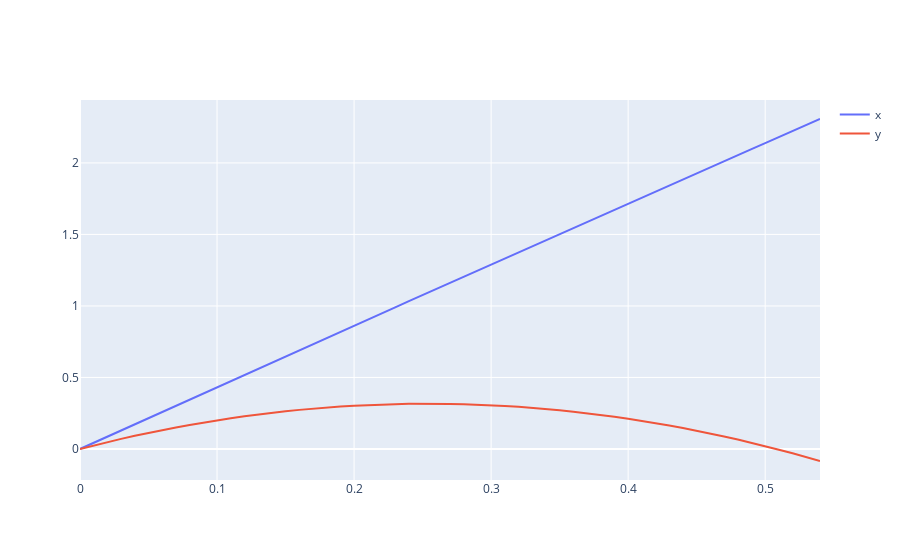

Write notebook code for a chart like this one.
### Markdown cell above
#### Рунге-Кутт 4-го порядка
Запустим метод Рунге-Кутты 4-го порядка, построим графики полученных функций.

### Code cell
result4 = RungeKutt4(funcs, t0, initial, h, N)

fig2 = go.Figure()
fig, ax = pyplot.subplots()
for i in range(len(result4[:2])):
    fig2.add_trace(go.Scatter(x=args, y=result4[i], name=lables[i]))
    ax.plot(args, result4[i], label=lables[i])

fig2.show()
ax.legend()
pyplot.show()
